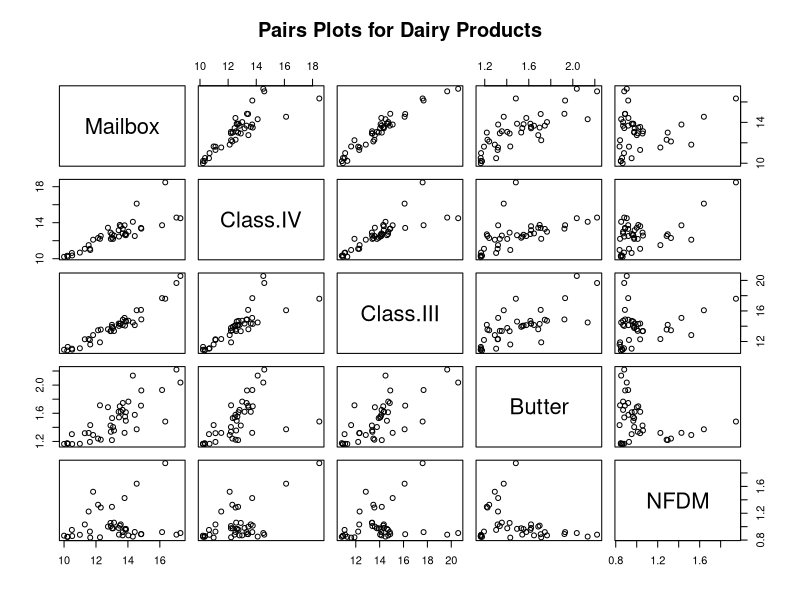
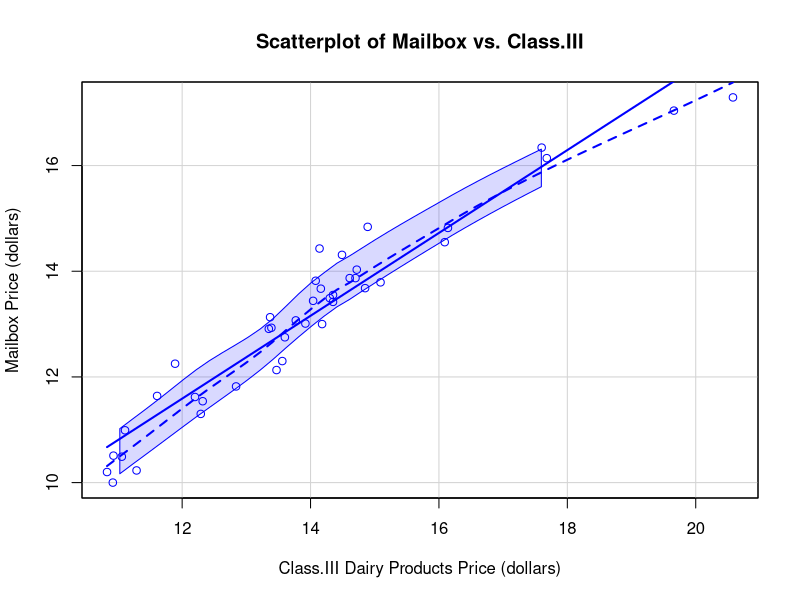
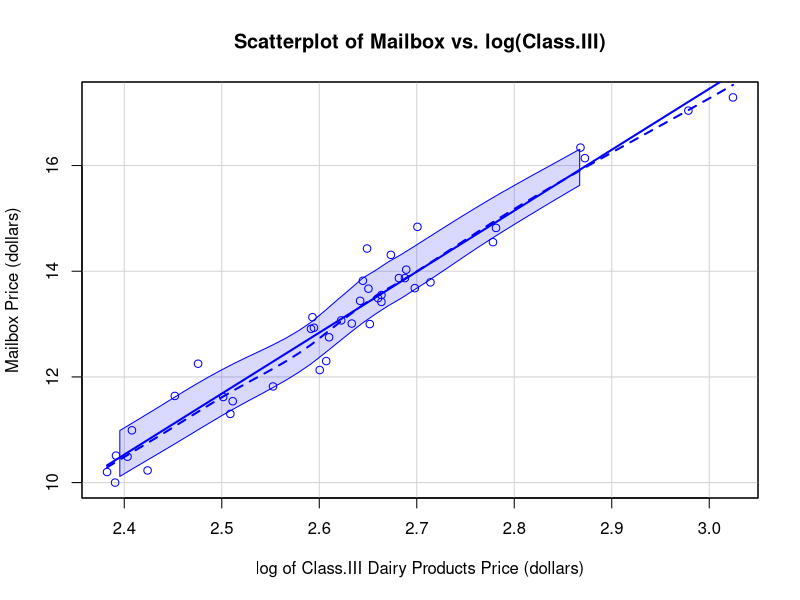
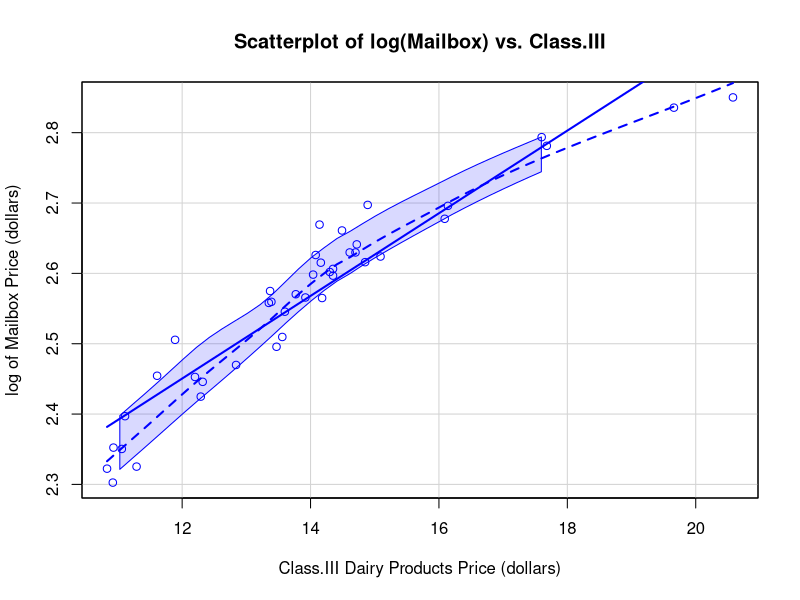

These charts were generated, in order, by the following R code:
## ---- chunk 1
milk <- read.csv("41330727.csv", header = TRUE, stringsAsFactors = FALSE)
head(milk)
## ---- chunk 2
for (i in 2:length(milk)) {
  milk[[i]] <- gsub("\\$", "", milk[[i]])
  milk[[i]] <- as.numeric(milk[[i]])
}
## ---- chunk 3
cor(milk[2:length(milk)])
## ---- chunk 4
lm_classiv <- lm(Mailbox ~ Class.IV, data = milk)
print (summary(lm_classiv))

lm_classiii <- lm(Mailbox ~ Class.III, data = milk)
print (summary(lm_classiii))

lm_butter <- lm(Mailbox ~ Butter, data = milk)
print (summary(lm_butter))

lm_nfdm <- lm(Mailbox ~ NFDM, data = milk)
print (summary(lm_nfdm))
## ---- chunk 5
lm_full <- lm(Mailbox ~ ., data = milk[-1])
print (summary(lm_full))
## ---- chunk 6
s_2 <- anova(lm_classiii)[["Mean Sq"]][[2]]
x_bar <- mean(milk[["Class.III"]])
x_h <- (12.50 - coef(lm_classiii)[[1]]) / coef(lm_classiii)[[2]]
num <- (x_h - x_bar) ^ 2
denom <- sum((milk[["Class.III"]] - x_bar) ^ 2)
val <- 1 / 41 + num / denom
s <- s_2 * val
mbox_upper <- 12.50 + s * qt(0.95, 39)
print (mbox_upper)
## ---- chunk 7
b_0 <- coef(lm_classiii)[[1]]
b_1 <- coef(lm_classiii)[[2]]
classiii_price <- (mbox_upper - b_0) / b_1
print (classiii_price)
## ---- chunk 8
lm_lclassiii <- lm(Mailbox ~ log(Class.III), data = milk)
print (summary(lm_lclassiii))

lm_classiiil <- lm(log(Mailbox) ~ Class.III, data = milk)
print (summary(lm_classiiil))
## ---- chunk 9
pairs(milk[2:length(milk)], main = "Pairs Plots for Dairy Products")
## ---- chunk 10
library(car)
scatterplot(Mailbox ~ Class.III, data = milk,
            main = "Scatterplot of Mailbox vs. Class.III",
            xlab = "Class.III Dairy Products Price (dollars)",
            ylab = "Mailbox Price (dollars)",
            boxplot = FALSE)
## ---- chunk 11
scatterplot(Mailbox ~ log(Class.III), data = milk,
            main = "Scatterplot of Mailbox vs. log(Class.III)",
            xlab = "log of Class.III Dairy Products Price (dollars)",
            ylab = "Mailbox Price (dollars)",
            boxplot = FALSE)
## ---- chunk 12
scatterplot(log(Mailbox) ~ Class.III, data = milk,
            main = "Scatterplot of log(Mailbox) vs. Class.III",
            xlab = "Class.III Dairy Products Price (dollars)",
            ylab = "log of Mailbox Price (dollars)",
            boxplot = FALSE)
